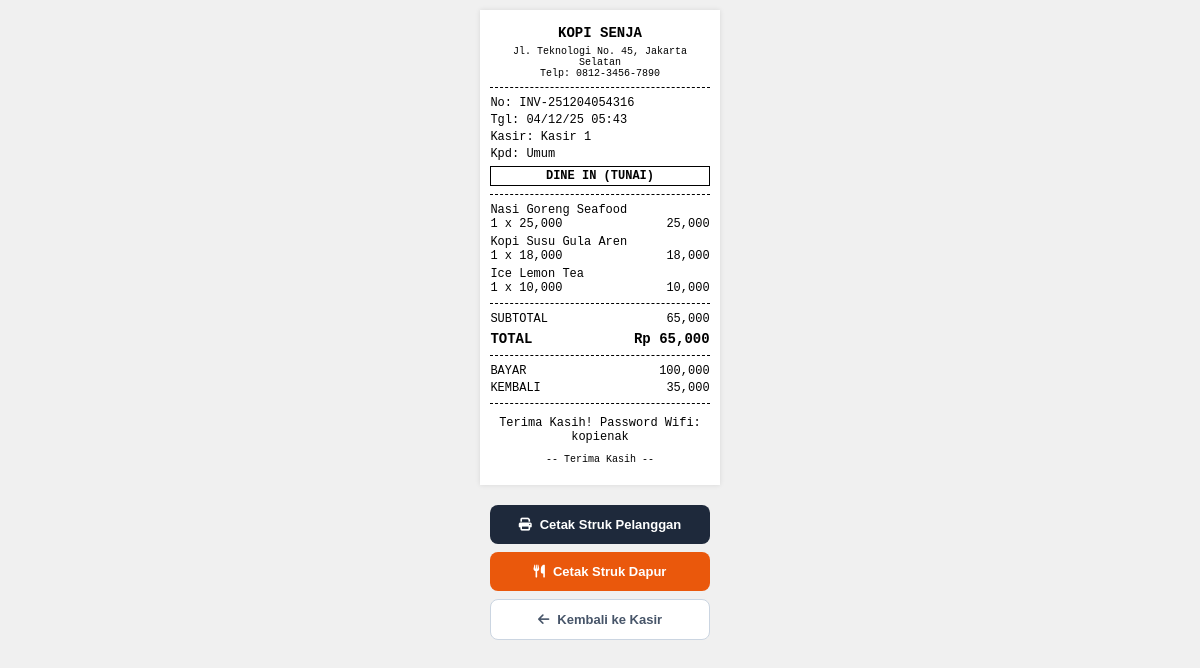
The app's page /struk.php?id=2 (signed in) with its own data.
### tables this page shows
CREATE TABLE `pengaturan` (
  `id` int(11) NOT NULL,
  `nama_toko` varchar(100) NOT NULL,
  `alamat_toko` text NOT NULL,
  `telp_toko` varchar(50) NOT NULL,
  `footer_struk` varchar(255) NOT NULL,
  `pajak_persen` int(11) NOT NULL DEFAULT 0,
  `updated_at` datetime DEFAULT current_timestamp()
);

CREATE TABLE `transaksi` (
  `id` int(11) NOT NULL,
  `no_struk` varchar(50) DEFAULT NULL,
  `nama_pelanggan` varchar(50) NOT NULL DEFAULT 'Umum',
  `tipe_pesanan` enum('Dine In','Take Away') NOT NULL DEFAULT 'Dine In',
  `tgl_transaksi` datetime DEFAULT NULL,
  `total_bayar` int(11) DEFAULT NULL,
  `diskon` int(11) DEFAULT 0,
  `pajak` decimal(10,2) NOT NULL DEFAULT 0.00,
  `bayar` int(11) DEFAULT NULL,
  `kembali` int(11) DEFAULT NULL,
  `metode_pembayaran` enum('Tunai','QRIS') NOT NULL DEFAULT 'Tunai',
  `kasir_id` int(11) DEFAULT NULL
);

CREATE TABLE `users` (
  `id` int(11) NOT NULL,
  `nama_lengkap` varchar(100) DEFAULT NULL,
  `username` varchar(50) DEFAULT NULL,
  `password` varchar(255) DEFAULT NULL,
  `role` enum('admin','kasir') DEFAULT NULL
);

CREATE TABLE `transaksi_detail` (
  `id` int(11) NOT NULL,
  `id_transaksi` int(11) DEFAULT NULL,
  `id_produk` int(11) DEFAULT NULL,
  `harga_saat_ini` int(11) DEFAULT NULL,
  `qty` int(11) DEFAULT NULL,
  `subtotal` int(11) DEFAULT NULL
);

CREATE TABLE `produk` (
  `id` int(11) NOT NULL,
  `kode_produk` varchar(20) DEFAULT NULL,
  `nama_produk` varchar(100) DEFAULT NULL,
  `kategori` varchar(50) DEFAULT NULL,
  `tags` varchar(255) DEFAULT '',
  `harga` int(11) DEFAULT NULL,
  `stok` int(11) DEFAULT NULL,
  `gambar` varchar(255) DEFAULT NULL
);

### struk.php (the view, shortened to what this page needs)
<?php
include 'config.php';
$id = isset($_GET['id']) ? (int)$_GET['id'] : 0;
$trx = mysqli_fetch_array(mysqli_query($koneksi, "SELECT t.*, u.nama_lengkap as kasir FROM transaksi t LEFT JOIN users u ON t.kasir_id = u.id WHERE t.id='$id'"));
$q_toko = mysqli_query($koneksi, "SELECT * FROM pengaturan WHERE id=1");
$toko = (mysqli_num_rows($q_toko) > 0) ? mysqli_fetch_assoc($q_toko) : ['nama_toko'=>'CafePOS', 'alamat_toko'=>'-', 'telp_toko'=>'-', 'footer_struk'=>'Terima Kasih'];
?>
<!DOCTYPE html>
<html>
<head>
    <link rel="stylesheet" href="https://cdnjs.cloudflare.com/ajax/libs/font-awesome/6.4.0/css/all.min.css">
</head>
<body onload="window.print()">
    <div class="wrapper">
        <div class="center">
            <h3 style="margin:5px 0; font-size: 14px;"><?= strtoupper($toko['nama_toko']) ?></h3>
            <p style="margin:0; font-size: 10px;"><?= $toko['alamat_toko'] ?></p>
            <p style="margin:0; font-size: 10px;">Telp: <?= $toko['telp_toko'] ?></p>
        </div>
        <div class="line"></div>
        <div class="flex"><span>No: <?= $trx['no_struk'] ?></span></div>
        <div class="flex"><span>Tgl: <?= date('d/m/y H:i', strtotime($trx['tgl_transaksi'])) ?></span></div>
        <div class="flex"><span>Kasir: <?= $trx['kasir'] ?></span></div>
        <div class="flex"><span>Kpd: <?= $trx['nama_pelanggan'] ?></span></div>
        <div class="center bold" style="margin-top:5px; font-size:12px; border:1px solid #000; padding:2px;"><?= strtoupper($trx['tipe_pesanan']) ?> (<?= strtoupper($trx['metode_pembayaran']) ?>)</div>
        <div class="line"></div>
        <?php
        $items = mysqli_query($koneksi, "SELECT t.*, p.nama_produk FROM transaksi_detail t JOIN produk p ON t.id_produk = p.id WHERE t.id_transaksi='$id'");
        while($i = mysqli_fetch_array($items)){
        ?>
        <div style="margin-bottom: 4px;">
            <div><?= $i['nama_produk'] ?></div>
            <div class="flex"><span><?= $i['qty'] ?> x <?= number_format($i['harga_saat_ini']) ?></span> <span><?= number_format($i['subtotal']) ?></span></div>
        </div>
        <?php } ?>
        <div class="line"></div>
        <?php $subtotal_murni = $trx['total_bayar'] + $trx['diskon'] - $trx['pajak']; ?>
        <div class="flex"><span>SUBTOTAL</span> <span><?= number_format($subtotal_murni) ?></span></div>
        <div class="flex bold" style="font-size: 14px; margin-top: 5px;"><span>TOTAL</span> <span>Rp <?= number_format($trx['total_bayar']) ?></span></div>
        <div class="line"></div>
        <div class="flex"><span>BAYAR</span> <span><?= number_format($trx['bayar']) ?></span></div>
        <div class="flex"><span>KEMBALI</span> <span><?= number_format($trx['kembali']) ?></span></div>
        <div class="line"></div>
        <div class="center" style="margin-top: 10px;">
            <p style="margin-bottom: 5px;"><?= $toko['footer_struk'] ?></p>
            <p style="font-size: 10px;">-- Terima Kasih --</p>
        </div>
    </div>
    <div class="wrapper no-print" style="background: transparent; box-shadow: none; padding-top: 0;">
        <div class="action-area">
            <button class="btn btn-print" onclick="window.print()">
                <i class="fa-solid fa-print"></i> Cetak Struk Pelanggan
            </button>
            <a href="cetak_dapur.php?id=<?= $id ?>" target="_blank" class="btn btn-dapur">
                <i class="fa-solid fa-utensils"></i> Cetak Struk Dapur
            </a>
            <a href="transaksi.php" class="btn btn-back">
                <i class="fa-solid fa-arrow-left"></i> Kembali ke Kasir
            </a>
        </div>
    </div>
</body>
</html>

### struk.php (style rules this page uses)
body { font-family: 'Courier New', monospace; font-size: 12px; margin: 0; padding: 10px; background-color: #f0f0f0; }
.wrapper { width: 58mm; margin: 0 auto; background: #fff; padding: 10px; box-shadow: 0 0 5px rgba(0,0,0,0.1); margin-bottom: 20px; }
.center { text-align: center; }
.bold { font-weight: bold; }
.line { border-bottom: 1px dashed #000; margin: 8px 0; }
.flex { display: flex; justify-content: space-between; margin-bottom: 3px; }
.action-area { display: grid; grid-template-columns: 1fr; gap: 8px; max-width: 300px; margin: 0 auto; }
.btn { display: flex; align-items: center; justify-content: center; gap: 8px; padding: 12px; border: none; cursor: pointer; border-radius: 8px; font-family: sans-serif; font-weight: bold; font-size: 13px; text-decoration: none; transition: opacity 0.2s; }
.btn-print { background: #1e293b; color: #fff; }
.btn-dapur { background: #ea580c; color: #fff; }
.btn-back { background: #fff; border: 1px solid #cbd5e1; color: #475569; }

### records on screen
pengaturan: nama_toko "KOPI SENJA", alamat_toko "Jl. Teknologi No. 45, Jakarta Selatan", telp_toko "0812-3456-7890", footer_struk "Terima Kasih! Password Wifi: kopienak"
transaksi: no_struk "INV-251204054316", tgl_transaksi "04/12/25 05:43", users.nama_lengkap "Kasir 1", nama_pelanggan "Umum", tipe_pesanan "DINE IN", metode_pembayaran "TUNAI", subtotal_murni "65,000", total_bayar "65,000", bayar "100,000", kembali "35,000"
transaksi_detail: id_produk.nama_produk "Nasi Goreng Seafood", qty "1", harga_saat_ini "25,000", subtotal "25,000"
transaksi_detail: id_produk.nama_produk "Kopi Susu Gula Aren", qty "1", harga_saat_ini "18,000", subtotal "18,000"
transaksi_detail: id_produk.nama_produk "Ice Lemon Tea", qty "1", harga_saat_ini "10,000", subtotal "10,000"
